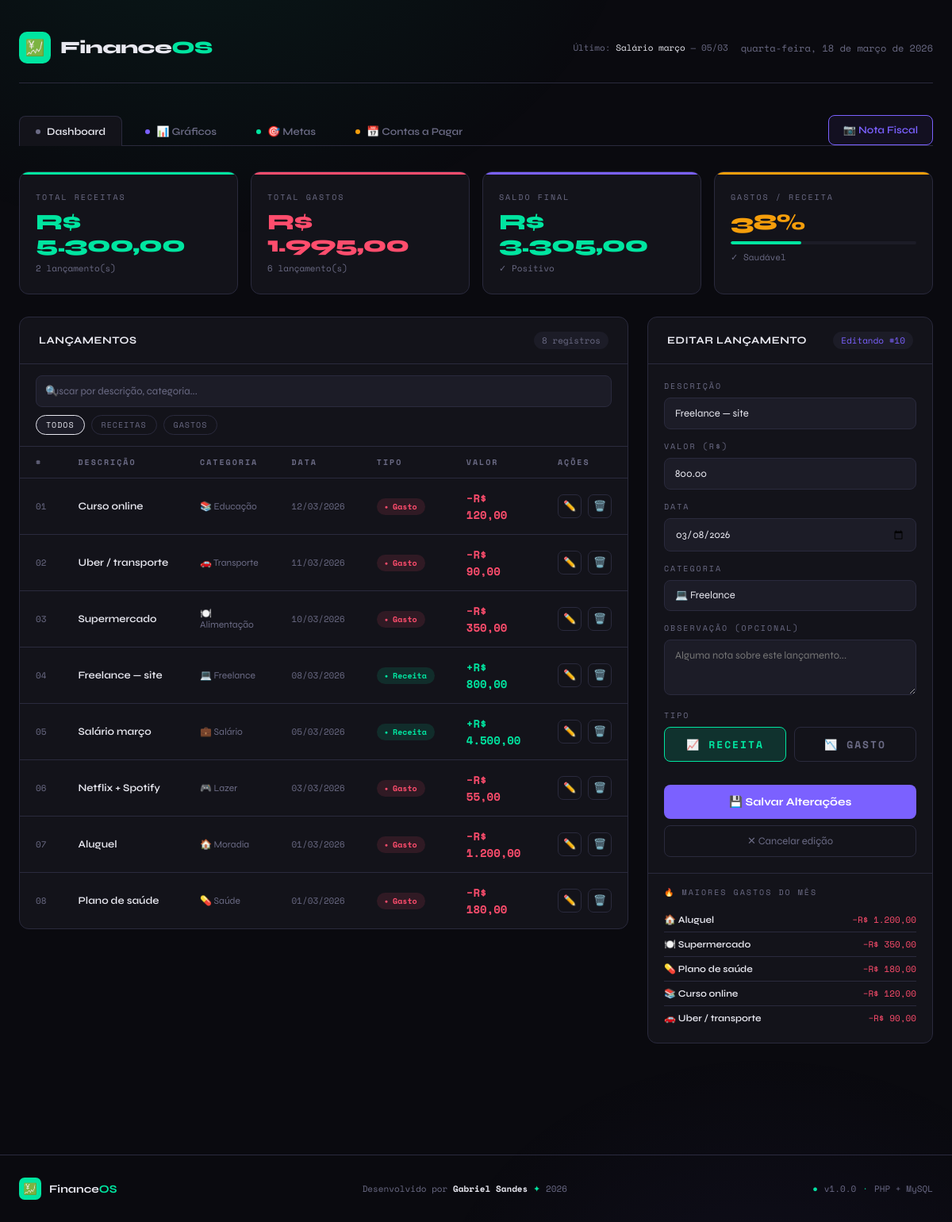
The page /?editar=10 on the database its author committed.
### tables this page shows
CREATE TABLE `lancamentos` (
  `id` int(10) UNSIGNED NOT NULL,
  `descricao` varchar(255) NOT NULL,
  `valor` decimal(15,2) NOT NULL CHECK (`valor` > 0),
  `tipo` enum('receita','gasto') NOT NULL,
  `categoria_id` int(10) UNSIGNED DEFAULT NULL,
  `data` date NOT NULL DEFAULT curdate(),
  `observacao` text DEFAULT NULL,
  `criado_em` datetime NOT NULL DEFAULT current_timestamp(),
  `atualizado_em` datetime NOT NULL DEFAULT current_timestamp() ON UPDATE current_timestamp()
);

CREATE TABLE `categorias` (
  `id` int(10) UNSIGNED NOT NULL,
  `nome` varchar(80) NOT NULL,
  `icone` varchar(10) NOT NULL DEFAULT '?️'
);

### index.php (the view, shortened to what this page needs)
<?php
$db = getDB();
$saldoRow      = $db->query("SELECT * FROM saldo_geral")->fetch();
$totalReceitas = (float)$saldoRow['total_receitas'];
$totalGastos   = (float)$saldoRow['total_gastos'];
$saldo         = (float)$saldoRow['saldo'];
$dados = $db->query("
    SELECT l.*, c.nome AS categoria_nome, c.icone AS categoria_icone
    FROM lancamentos l
    LEFT JOIN categorias c ON c.id = l.categoria_id
    ORDER BY l.data DESC, l.criado_em DESC
")->fetchAll();
$categorias = $db->query("SELECT * FROM categorias ORDER BY nome")->fetchAll();
$editItem = null;
if (isset($_GET['editar'])) {
    $id   = (int)$_GET['editar'];
    $stmt = $db->prepare("SELECT * FROM lancamentos WHERE id = :id");
    $stmt->execute(['id' => $id]);
    $row  = $stmt->fetch();
    if ($row) $editItem = $row;
}
$maioresGastos = $db->query("
    SELECT descricao, valor, c.icone AS icone
    FROM lancamentos l
    LEFT JOIN categorias c ON c.id = l.categoria_id
    WHERE l.tipo = 'gasto'
      AND MONTH(l.data) = MONTH(CURDATE())
      AND YEAR(l.data)  = YEAR(CURDATE())
    ORDER BY valor DESC
    LIMIT 5
")->fetchAll();
$percentGasto = $totalReceitas > 0 ? round(($totalGastos / $totalReceitas) * 100) : 0;
$ultimoLanc = $db->query("
    SELECT descricao, valor, tipo, data FROM lancamentos
    ORDER BY criado_em DESC LIMIT 1
")->fetch();
$secaoAtiva = $_GET['secao'] ?? 'dashboard';
?>
<!DOCTYPE html>
<html lang="pt-BR">
<head>
</head>
<body>
<div class="wrapper">
  <header>
    <div class="logo">
      <div class="logo-icon">💹</div>
      <div class="logo-text">Finance<span>OS</span></div>
    </div>
    <div class="header-right">
      <?php if ($ultimoLanc): ?>
      <span style="font-family:var(--font-mono);font-size:11px;color:var(--muted)">
        Último: <span style="color:var(--text)"><?= htmlspecialchars($ultimoLanc['descricao']) ?></span>
        — <?= date('d/m', strtotime($ultimoLanc['data'])) ?>
      </span>
      <?php endif; ?>
      <div class="header-date" id="hdate"></div>
    </div>
  </header>
  <nav class="nav-tabs">
    <a href="?secao=dashboard" class="nav-tab dashboard <?= $secaoAtiva==='dashboard' ? 'active' : '' ?>">
      <span class="tab-dot"></span> Dashboard
    </a>
    <a href="?secao=graficos" class="nav-tab graficos <?= $secaoAtiva==='graficos' ? 'active' : '' ?>">
      <span class="tab-dot"></span> 📊 Gráficos
    </a>
    <a href="?secao=metas" class="nav-tab metas <?= $secaoAtiva==='metas' ? 'active' : '' ?>">
      <span class="tab-dot"></span> 🎯 Metas
    </a>
    <a href="?secao=contas" class="nav-tab contas <?= $secaoAtiva==='contas' ? 'active' : '' ?>"
       style="--dot-color:#f59e0b">
      <span class="tab-dot" style="background:var(--warn)"></span> 📅 Contas a Pagar
    </a>
    <button class="camera-btn" id="btnCamera" style="margin-left:auto">
      📷 Nota Fiscal
    </button>
  </nav>
  <div id="secao-dashboard" <?= $secaoAtiva !== 'dashboard' ? 'style="display:none"' : '' ?>>
  <div class="kpi-grid">
    <div class="kpi-card receita">
      <div class="kpi-label">Total Receitas</div>
      <div class="kpi-value receita">R$ <?= number_format($totalReceitas, 2, ',', '.') ?></div>
      <div class="kpi-sub"><?= count(array_filter($dados, fn($d) => $d['tipo']==='receita')) ?> lançamento(s)</div>
    </div>
    <div class="kpi-card gasto">
      <div class="kpi-label">Total Gastos</div>
      <div class="kpi-value gasto">R$ <?= number_format($totalGastos, 2, ',', '.') ?></div>
      <div class="kpi-sub"><?= count(array_filter($dados, fn($d) => $d['tipo']==='gasto')) ?> lançamento(s)</div>
    </div>
    <div class="kpi-card saldo">
      <div class="kpi-label">Saldo Final</div>
      <div class="kpi-value saldo"><?= $saldo < 0 ? '−' : '' ?>R$ <?= number_format(abs($saldo), 2, ',', '.') ?></div>
      <div class="kpi-sub"><?= $saldo >= 0 ? '✓ Positivo' : '⚠ Negativo' ?></div>
    </div>
    <div class="kpi-card percent">
      <div class="kpi-label">Gastos / Receita</div>
      <div class="kpi-value percent"><?= $percentGasto ?>%</div>
      <div class="progress-bar"><div class="progress-fill"></div></div>
      <div class="kpi-sub"><?= $percentGasto > 80 ? '⚠ Alto comprometimento' : ($percentGasto > 60 ? '⚡ Atenção' : '✓ Saudável') ?></div>
    </div>
  </div>
  <div class="main-grid">
    <div class="panel">
      <div class="panel-header">
        <span class="panel-title">Lançamentos</span>
        <span class="badge" id="count-badge"><?= count($dados) ?> registros</span>
      </div>
      <div class="search-wrap">
        <div class="search-box">
          <span class="search-icon">🔍</span>
          <input type="text" class="search-input" id="searchInput" placeholder="Buscar por descrição, categoria...">
        </div>
        <div class="search-filter">
          <button class="filter-btn active" data-filter="todos">Todos</button>
          <button class="filter-btn" data-filter="receita">Receitas</button>
          <button class="filter-btn" data-filter="gasto">Gastos</button>
        </div>
      </div>
      <div class="table-wrap">
        <?php if (empty($dados)): ?>
          <div class="empty-state">
            <span class="icon">📭</span>
            Nenhum lançamento ainda.<br>Adicione sua primeira transação ao lado.
          </div>
        <?php else: ?>
        <table>
          <thead>
            <tr>
              <th>#</th>
              <th>Descrição</th>
              <th>Categoria</th>
              <th>Data</th>
              <th>Tipo</th>
              <th>Valor</th>
              <th>Ações</th>
            </tr>
          </thead>
          <tbody>
            <?php foreach ($dados as $i => $item): ?>
            <tr>
              <td style="font-family:var(--font-mono);font-size:11px;color:var(--muted)"><?= str_pad($i+1,2,'0',STR_PAD_LEFT) ?></td>
              <td class="td-desc"><?= htmlspecialchars($item['descricao']) ?></td>
              <td style="font-size:12px;color:var(--muted)"><?= $item['categoria_icone'] ?? '📦' ?> <?= htmlspecialchars($item['categoria_nome'] ?? '—') ?></td>
              <td style="font-family:var(--font-mono);font-size:11px;color:var(--muted)"><?= date('d/m/Y', strtotime($item['data'])) ?></td>
              <td><span class="pill <?= $item['tipo'] ?>"><?= ucfirst($item['tipo']) ?></span></td>
              <td class="td-valor <?= $item['tipo'] ?>"><?= $item['tipo']==='gasto' ? '−' : '+' ?>R$ <?= number_format($item['valor'],2,',','.') ?></td>
              <td>
                <div class="actions">
                  <a href="?editar=<?= $item['id'] ?>" class="btn-icon edit" title="Editar"
                     onclick="setTimeout(()=>document.getElementById('formPanel').scrollIntoView({behavior:'smooth'}),100)">✏️</a>
                  <a href="actions.php?deletar=<?= $item['id'] ?>" class="btn-icon delete" title="Excluir"
                     onclick="return confirm('Excluir: <?= addslashes(htmlspecialchars($item['descricao'])) ?>?')">🗑️</a>
                </div>
              </td>
            </tr>
            <?php endforeach; ?>
          </tbody>
        </table>
        <?php endif; ?>
      </div>
    </div>
    <div class="panel" id="formPanel">
      <div class="panel-header">
        <span class="panel-title"><?= $editItem ? 'Editar Lançamento' : 'Novo Lançamento' ?></span>
        <?php if ($editItem): ?>
          <span class="badge" style="color:var(--accent3);border-color:var(--accent3)">Editando #<?= $editItem['id'] ?></span>
        <?php endif; ?>
      </div>
      <div class="form-panel">
        <form method="POST" action="actions.php">
          <div class="form-group">
            <label>Descrição</label>
            <input type="text" name="descricao" placeholder="Ex: Salário, Aluguel..."
              value="<?= $editItem ? htmlspecialchars($editItem['descricao']) : '' ?>" required>
          </div>
          <div class="form-group">
            <label>Valor (R$)</label>
            <input type="number" name="valor" step="0.01" min="0.01" placeholder="0,00"
              value="<?= $editItem ? $editItem['valor'] : '' ?>" required>
          </div>
          <div class="form-group">
            <label>Data</label>
            <input type="date" name="data"
              value="<?= $editItem ? $editItem['data'] : date('Y-m-d') ?>" required>
          </div>
          <div class="form-group">
            <label>Categoria</label>
            <select name="categoria_id">
              <?php foreach ($categorias as $cat): ?>
                <option value="<?= $cat['id'] ?>"
                  <?= ($editItem && $editItem['categoria_id'] == $cat['id']) ? 'selected' : '' ?>>
                  <?= $cat['icone'] ?> <?= htmlspecialchars($cat['nome']) ?>
                </option>
              <?php endforeach; ?>
            </select>
          </div>
          <div class="form-group">
            <label>Observação (opcional)</label>
            <textarea name="observacao" placeholder="Alguma nota sobre este lançamento..."><?= $editItem ? htmlspecialchars($editItem['observacao'] ?? '') : '' ?></textarea>
          </div>
          <div class="form-group">
            <label>Tipo</label>
            <div class="tipo-grid">
              <label class="tipo-option">
                <span class="tipo-label receita-label">📈 Receita</span>
              </label>
              <label class="tipo-option">
                <span class="tipo-label gasto-label">📉 Gasto</span>
              </label>
            </div>
          </div>
          <button type="submit" class="btn-submit <?= $editItem ? 'edit-mode' : 'add' ?>">
            <?= $editItem ? '💾 Salvar Alterações' : '+ Adicionar Lançamento' ?>
          </button>
          <?php if ($editItem): ?>
            <a href="index.php" class="btn-cancel">✕ Cancelar edição</a>
          <?php endif; ?>
        </form>
      </div>
      <?php if (!empty($maioresGastos)): ?>
      <div class="top-gastos">
        <div class="top-gastos-title">🔥 Maiores gastos do mês</div>
        <?php foreach ($maioresGastos as $g): ?>
        <div class="gasto-item">
          <span class="gasto-item-name"><?= $g['icone'] ?? '📦' ?> <?= htmlspecialchars($g['descricao']) ?></span>
          <span class="gasto-item-val">−R$ <?= number_format($g['valor'],2,',','.') ?></span>
        </div>
        <?php endforeach; ?>
      </div>
      <?php endif; ?>
    </div>
  </div>
  </div>
</div>
<footer>
  <div class="footer-brand">
    <div class="footer-logo-icon">💹</div>
    <div class="footer-brand-name">Finance<span>OS</span></div>
  </div>
  <div class="footer-center">
    Desenvolvido por <strong>Gabriel Sandes</strong> <span class="footer-dot">✦</span> <?= date('Y') ?>
  </div>
  <div class="footer-right">
    <span class="footer-dot">●</span> v1.0.0 <span class="footer-dot">·</span> PHP + MySQL
  </div>
</footer>
</body>
</html>

### rows shown on the page
lancamentos: descricao "Salário março", data "05/03", i "05", categoria.icone "💼", categoria.nome "Salário", data "05/03/2026", tipo "Receita", valor "4.500,00"
lancamentos: i "01", descricao "Curso online", categoria.icone "📚", categoria.nome "Educação", data "12/03/2026", tipo "Gasto", valor "120,00"
lancamentos: i "02", descricao "Uber / transporte", categoria.icone "🚗", categoria.nome "Transporte", data "11/03/2026", tipo "Gasto", valor "90,00"
lancamentos: i "03", descricao "Supermercado", categoria.icone "🍽️", categoria.nome "Alimentação", data "10/03/2026", tipo "Gasto", valor "350,00"
lancamentos: i "04", descricao "Freelance — site", categoria.icone "💻", categoria.nome "Freelance", data "08/03/2026", tipo "Receita", valor "800,00", id "10", valor "800.00", data "03/08/2026", categoria_id "💻 Freelance"
lancamentos: i "06", descricao "Netflix + Spotify", categoria.icone "🎮", categoria.nome "Lazer", data "03/03/2026", tipo "Gasto", valor "55,00"
lancamentos: i "07", descricao "Aluguel", categoria.icone "🏠", categoria.nome "Moradia", data "01/03/2026", tipo "Gasto", valor "1.200,00"
lancamentos: i "08", descricao "Plano de saúde", categoria.icone "💊", categoria.nome "Saúde", data "01/03/2026", tipo "Gasto", valor "180,00"

### other values the page prints
$totalReceitas "5.300,00"
count(array_filter($dados, fn($d) => $d['tipo']==='receita')) "2"
$totalGastos "1.995,00"
count(array_filter($dados, fn($d) => $d['tipo']==='gasto')) "6"
abs($saldo) "3.305,00"
$percentGasto "38"
count($dados) "8"
